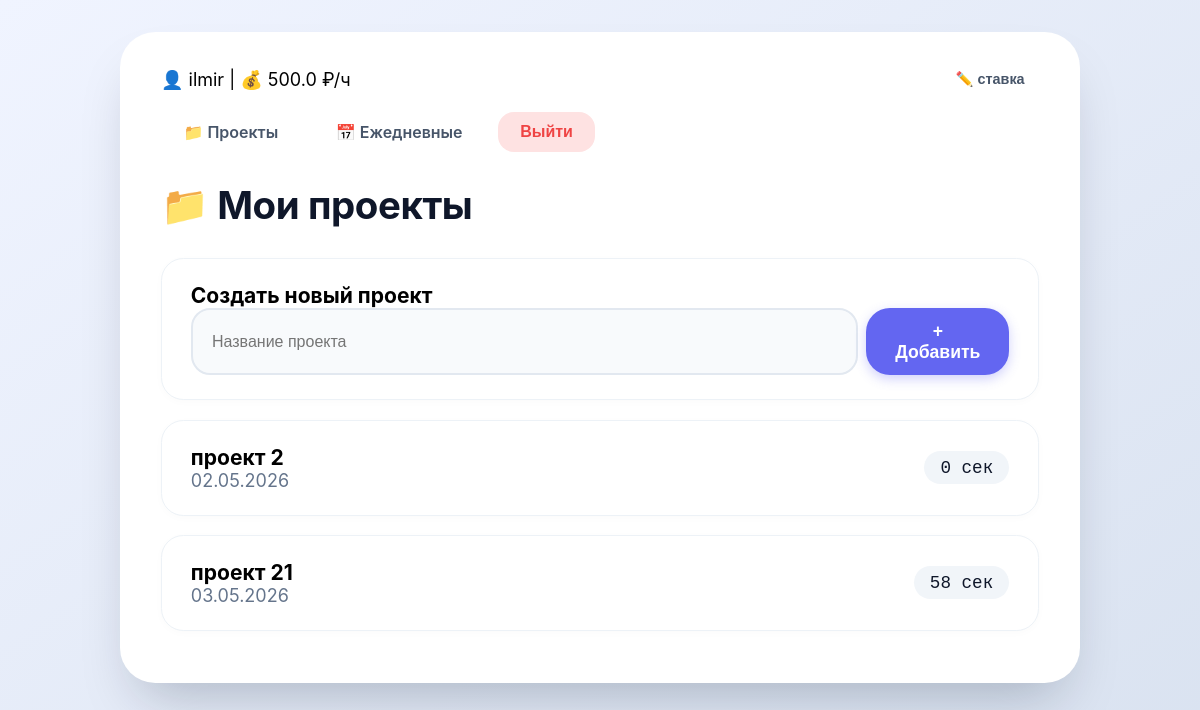
The page /developers/projects/ (signed in) on the database as committed earlier.
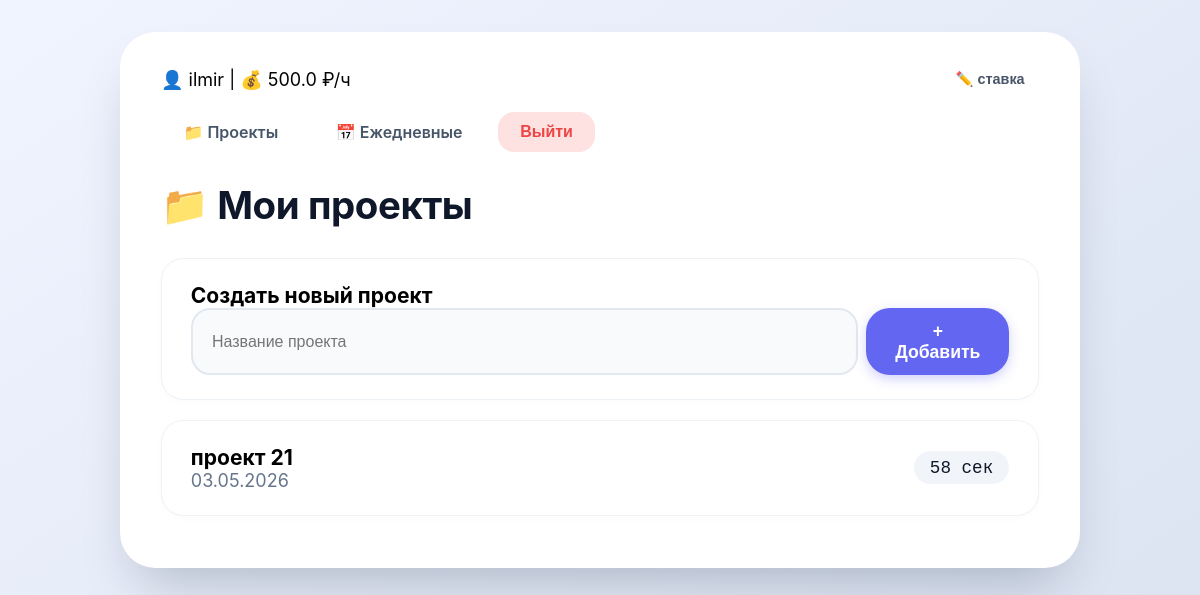
The same page on the database as committed later.
### developers/models.py (models this page shows, shortened)
class Project(models.Model):
    name = models.CharField(max_length=255, verbose_name="Название")
    owner = models.ForeignKey(
        settings.AUTH_USER_MODEL,
        on_delete=models.CASCADE,
        related_name="owned_projects",
        verbose_name="Владелец",
    )
    hourly_rate = models.FloatField(default=0.0, verbose_name="Часовая ставка")
    created_at = models.DateTimeField(auto_now_add=True, verbose_name="Создан")
    class Meta:
        verbose_name = "Проект"
        verbose_name_plural = "Проекты"
    @property
    def total_time(self):
        total = 0
        for task in self.tasks.all():
            total += task.total_time_with_current
        return total
    @property
    def earned_amount(self):
        return self.total_time * self.hourly_rate / 3600

class Task(models.Model):
    title = models.CharField(max_length=255, verbose_name="Название")
    project = models.ForeignKey(
        Project,
        on_delete=models.SET_NULL,
        null=True,
        blank=True,
        related_name="tasks",
        verbose_name="Проект",
    )
    owner = models.ForeignKey(
        settings.AUTH_USER_MODEL,
        on_delete=models.CASCADE,
        related_name="owned_tasks",
        verbose_name="Владелец",
    )
    created_at = models.DateTimeField(auto_now_add=True, verbose_name="Создана")
    is_completed = models.BooleanField(default=False, verbose_name="Завершена")
    completed_at = models.DateTimeField(
        null=True, blank=True, verbose_name="Завершена в"
    )
    priority = models.IntegerField(default=1, verbose_name="Приоритет")
    due_date = models.DateTimeField(null=True, blank=True, verbose_name="Срок")
    total_time = models.FloatField(default=0.0, verbose_name="Всего времени (сек)")
    is_timer_running = models.BooleanField(default=False, verbose_name="Таймер запущен")
    last_start_time = models.DateTimeField(
        null=True, blank=True, verbose_name="Последний старт"
    )
    assigned_task = models.ForeignKey(
        "managers.AssignedTask",
        on_delete=models.SET_NULL,
        null=True,
        blank=True,
        verbose_name="Связанная назначенная задача",
    )
    class Meta:
        verbose_name = "Задача"
        verbose_name_plural = "Задачи"
    @property
    def total_time_with_current(self):
        t = self.total_time or 0
        if self.is_timer_running and self.last_start_time:
            t += (timezone.now() - self.last_start_time).total_seconds()
        return t

### developers/views.py (the view)
# urls.py: path("projects/", views.project_list, name="project_list"),
@login_required
def project_list(request):
    projects = Project.objects.filter(owner=request.user)
    return render(request, "developers/project_list.html", {"projects": projects})

### core/context_processors.py (called while the page is built)
def earnings_summary(request):
    if not request.user.is_authenticated:
        return {}
    user = request.user
    projects = Project.objects.filter(owner=user)
    total_earned = sum(p.earned_amount for p in projects)
    now = timezone.now()
    months_since = (now.year - user.date_joined.year) * 12 + (
        now.month - user.date_joined.month
    ) or 1
    average_monthly = total_earned / months_since
    return {
        "total_earned": total_earned,
        "average_monthly": average_monthly,
        "months_since": months_since,
    }

### developers/models.py (called while the page is built)
    @property
    def total_with_current(self):
        t = self.total_time
        if self.is_timer_running and self.last_start_time:
            t += (timezone.now() - self.last_start_time).total_seconds()
        return t

### templates/developers/project_list.html (shortened to what this page needs)
{% extends 'tracker_base.html' %}
{% block content %}
<h1>📁 Мои проекты</h1>
<div class="card">
  <h3>Создать новый проект</h3>
  <div style="display:flex; gap:0.5rem;">
    <input type="text" id="newProjectName" placeholder="Название проекта" class="form-control">
    <button onclick="createProject()" class="btn btn-primary">+ Добавить</button>
  </div>
</div>
<div id="projectsList">
  {% for project in projects %}
    <div class="card project-card" style="cursor:pointer; display:flex; justify-content:space-between; align-items:center;" onclick="location.href='{% url 'developers:project_detail' project.id %}'">
      <div>
        <h3 style="margin:0;">{{ project.name }}</h3>
        <p style="margin:0; color:#64748b;">{{ project.created_at|date:"d.m.Y" }}</p>
      </div>
      <div class="time-display">{{ project.total_time|floatformat:0 }} сек</div>
    </div>
  {% empty %}
    <div class="card" style="text-align:center; color:#94a3b8;">Нет проектов</div>
  {% endfor %}
</div>
{% endblock %}

Rows that differ between the two databases and show on the page:
removed Project: name "проект 2", created_at "02.05.2026", total_time "0"
